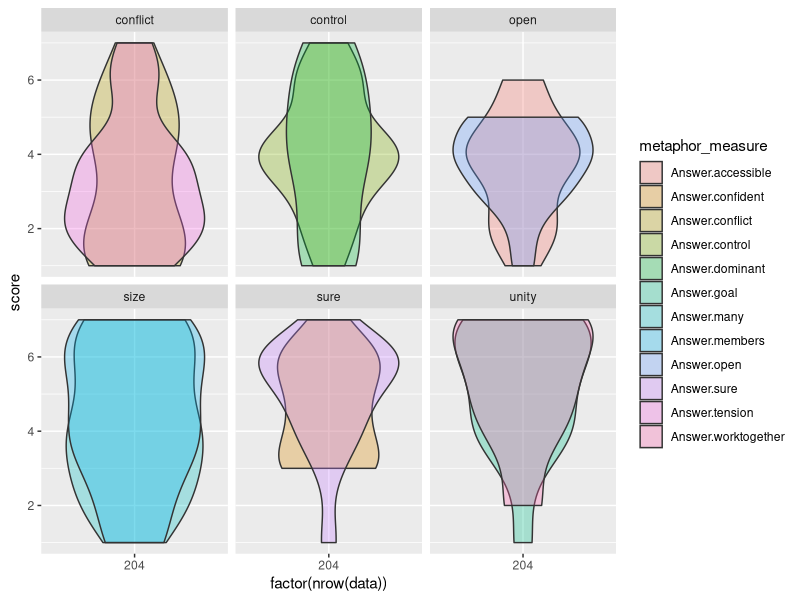
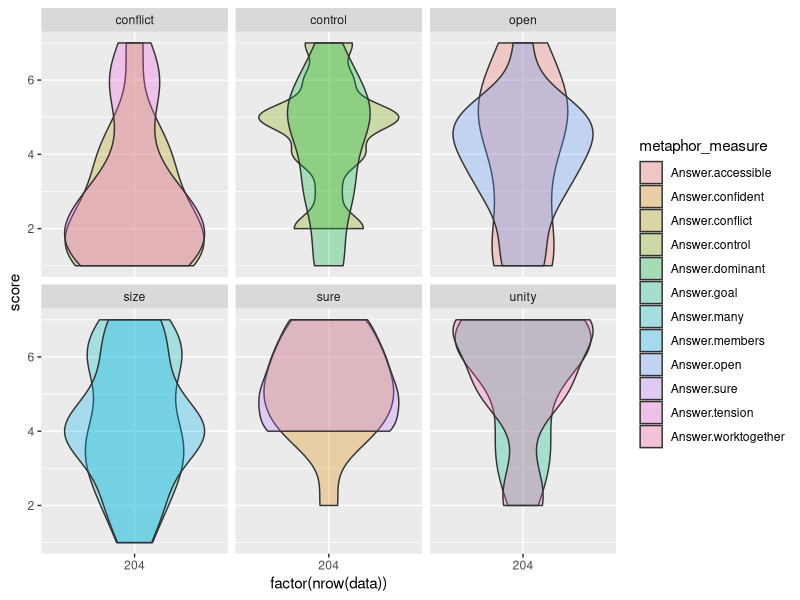
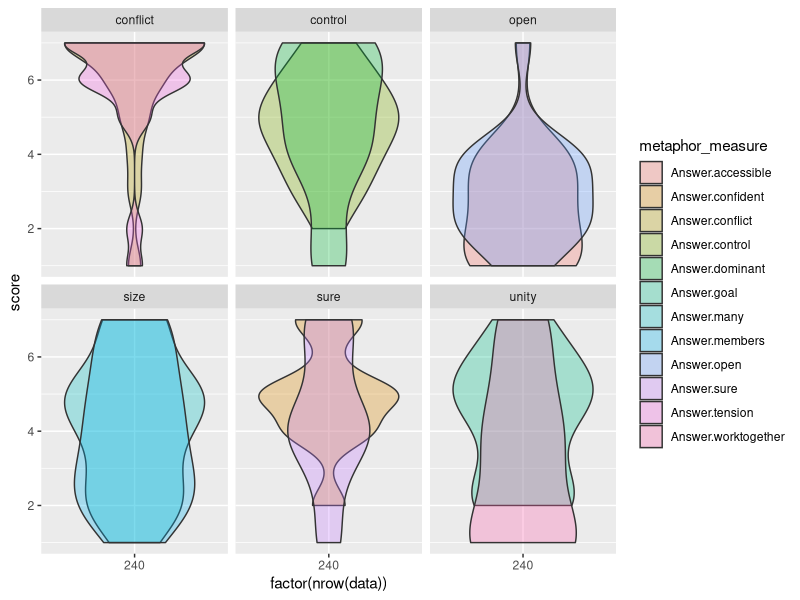
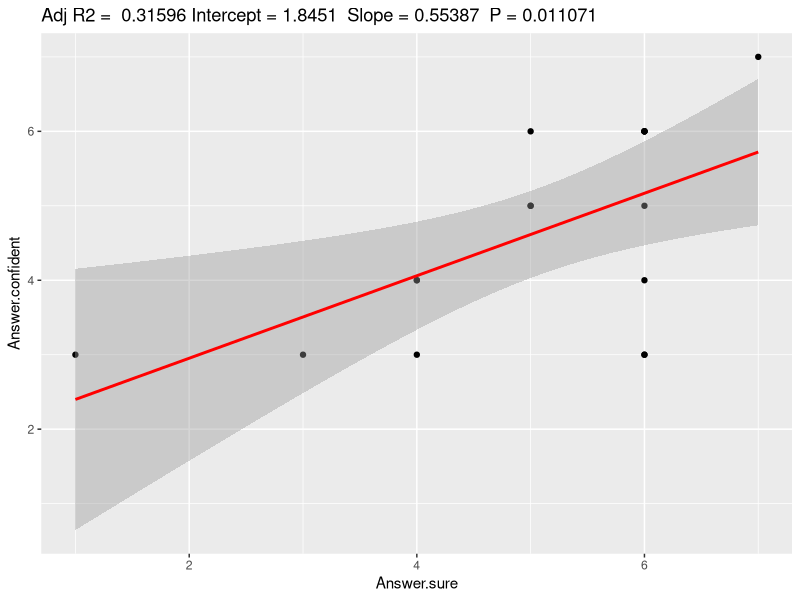
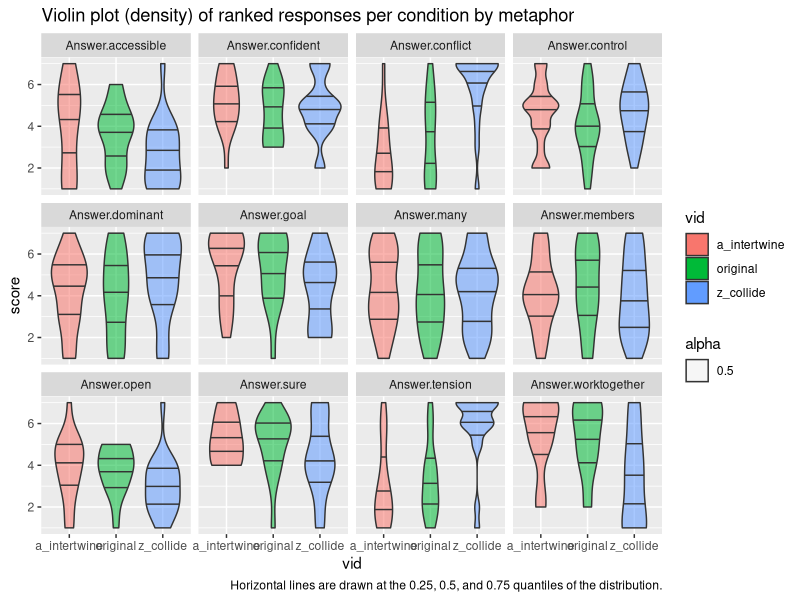
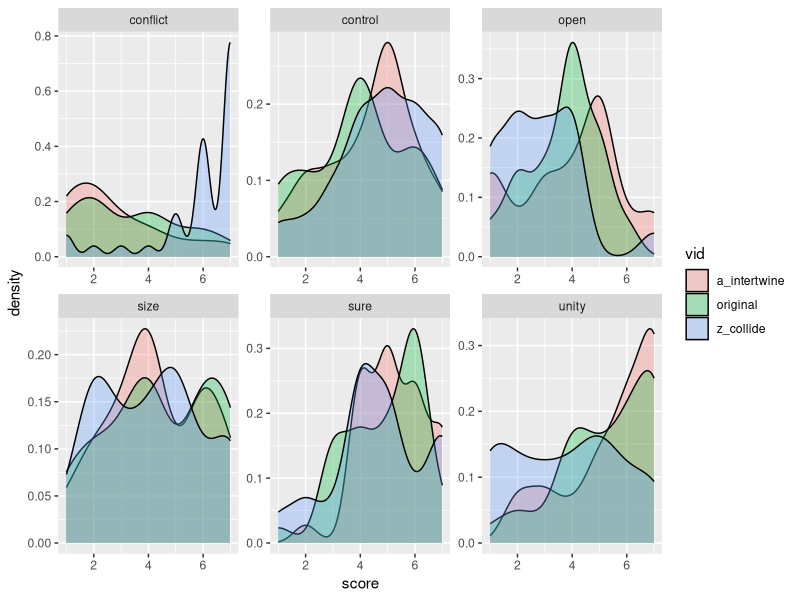

Write the R code that produced these figures, in order.
## ---- chunk 1
knitr::opts_chunk$set(echo = TRUE)
library(tidyverse)
library(ggplot2)
library(pwr)
library(ordinal)
## ---- chunk 2
xcdata <- read.csv('xc_pilot_fixed_questions.csv') %>%
  select(Answer.accessible, Answer.confident, Answer.conflict, Answer.control, 
         Answer.dominant, Answer.goal, Answer.many, Answer.members, 
         Answer.open, Answer.sure, Answer.tension, Answer.worktogether,
         Answer.vid_id)

u0 <- xcdata %>%
  filter(Answer.vid_id == 
           "https://s3.us-east-2.amazonaws.com/metaphoric-gestures-x-culture/western_gest_1-0.mov") %>%
  select(-Answer.vid_id)

u1 <- xcdata %>%
  filter(Answer.vid_id == 
           "https://s3.us-east-2.amazonaws.com/metaphoric-gestures-x-culture/western_gest_1-1.mov") %>%
  select(-Answer.vid_id)

u2 <- xcdata %>%
  filter(Answer.vid_id == 
           "https://s3.us-east-2.amazonaws.com/metaphoric-gestures-x-culture/western_gest_1-2.mov") %>%
  select(-Answer.vid_id)

e0 <- xcdata %>%
  filter(Answer.vid_id == 
           "https://s3.us-east-2.amazonaws.com/metaphoric-gestures-x-culture/western_gest_2-0.mov") %>%
  select(-Answer.vid_id)

e1 <- xcdata %>%
  filter(Answer.vid_id == 
           "https://s3.us-east-2.amazonaws.com/metaphoric-gestures-x-culture/western_gest_2-1.mov") %>%
  select(-Answer.vid_id)

e2 <- xcdata %>%
  filter(Answer.vid_id == 
           "https://s3.us-east-2.amazonaws.com/metaphoric-gestures-x-culture/western_gest_2-2.mov") %>%
  select(-Answer.vid_id)

a0 <- xcdata %>%
  filter(Answer.vid_id == 
           "https://s3.us-east-2.amazonaws.com/metaphoric-gestures-x-culture/western_gest_3-0.mov") %>%
  select(-Answer.vid_id)

a1 <- xcdata %>%
  filter(Answer.vid_id == 
           "https://s3.us-east-2.amazonaws.com/metaphoric-gestures-x-culture/western_gest_3-1.mov") %>%
  select(-Answer.vid_id)

a2 <- xcdata %>%
  filter(Answer.vid_id == 
           "https://s3.us-east-2.amazonaws.com/metaphoric-gestures-x-culture/western_gest_3-2.mov") %>%
  select(-Answer.vid_id)

u0_gathered <- u0 %>%
  gather("metaphor_measure", "score", 1:12) %>%
  select("metaphor_measure", "score")

u1_gathered <- u1 %>%
  gather("metaphor_measure", "score", 1:12) %>%
  select("metaphor_measure", "score")

u2_gathered <- u2 %>%
  gather("metaphor_measure", "score", 1:12) %>%
  select("metaphor_measure", "score")
## ---- chunk 3
add_groups <- function(data) {
  data$group <- ""
  for(row in 1:nrow(data)) {
    if (data$metaphor_measure[row] == "Answer.accessible") {
               data$group[row] <- "open"
    } else if (data$metaphor_measure[row] == "Answer.open") {
              data$group[row] <- "open"
    } else if (data$metaphor_measure[row] == "Answer.confident") {
              data$group[row] <- "sure"
    } else if (data$metaphor_measure[row] == "Answer.sure") {
              data$group[row] <- "sure"
    } else if (data$metaphor_measure[row] == "Answer.conflict") {
              data$group[row] <- "conflict"
    } else if (data$metaphor_measure[row] == "Answer.tension") {
              data$group[row] <- "conflict"
    } else if (data$metaphor_measure[row] == "Answer.control") {
               data$group[row] <- "control"
    } else if (data$metaphor_measure[row] == "Answer.dominant") {
              data$group[row] <- "control"
    } else if (data$metaphor_measure[row] == "Answer.goal") {
              data$group[row] <- "unity"
    } else if (data$metaphor_measure[row] == "Answer.worktogether") {
              data$group[row] <- "unity"
    } else if (data$metaphor_measure[row] == "Answer.many") {
              data$group[row] <- "size"
    } else if (data$metaphor_measure[row] == "Answer.members") {
              data$group[row] <- "size"              
    } else {
      # for some reason it's not recognizing the annoyed case, so let's throw it in the else
      # cause that seems safe.
      data$group[row] <- "other"
    }
  }
  return(data)
}

u0_grouped <- add_groups(u0_gathered)
u1_grouped <- add_groups(u1_gathered)
u2_grouped <- add_groups(u2_gathered)
## ---- chunk 4
create_grouped_overlay <- function(data) {
  p <- ggplot(data) + 
    aes(x=factor(nrow(data)),y=score,fill=metaphor_measure)+
    geom_violin(alpha=0.3,position="identity") +
    facet_wrap("group")  
  return(p)    
}
 
u0_grouped_overlay <- create_grouped_overlay(u0_grouped)
u1_grouped_overlay <- create_grouped_overlay(u1_grouped)
u2_grouped_overlay <- create_grouped_overlay(u2_grouped)
 
 
u0_grouped_overlay
u1_grouped_overlay 
u2_grouped_overlay
## ---- chunk 5
ggplotRegression <- function(fit){
  ggplot(fit$model, aes_string(x = names(fit$model)[2], y = names(fit$model)[1])) + 
    geom_point() +
    stat_smooth(method = "lm", col = "red") +
    labs(title = paste("Adj R2 = ",signif(summary(fit)$adj.r.squared, 5),
                       "Intercept =",signif(fit$coef[[1]],5 ),
                       " Slope =",signif(fit$coef[[2]], 5),
                       " P =",signif(summary(fit)$coef[2,4], 5)))
}

ggplotRegression(lm(Answer.confident ~ Answer.sure, data = u0))

lm(Answer.confident ~ Answer.sure, data = u0)[1][1]$coefficients[2]
## ---- chunk 6
##   Var1 Var2 value
## 1  mpg  mpg  1.00
## 2 disp  mpg -0.85
## 3   hp  mpg -0.78
## 4 drat  mpg  0.68
## 5   wt  mpg -0.87
## 6 qsec  mpg  0.42


## Go through and populate with metaphors and difference values
create_difference_matrix <- function(data) {
  difference_table <- data.frame(
    Question1 = c(""),
    Question2 = c(""),
    Rsq = c(""),
    stringsAsFactors=FALSE
  )
  
  metas = colnames(data)
  
  for(metaphor in metas) {
    for(meta in rev(metas)) {
      diff <- cor(data[meta], data[metaphor])
      row <- c(metaphor, meta, diff)
      difference_table <- rbind(difference_table, row)  
    }
  }
  
  # difference_matrix$Rsq <- as.numeric(as.character(difference_matrix$Rsq))
  difference_table <- difference_table[-1,]
  # there is some problem here with the difference numeric
  difference_table$Rsq <- as.numeric(as.character(difference_table$Rsq))
  #difference_table$difference <- scale_0_1(difference_table$difference)
  return(difference_table)
}

diff_mat_u0 <- create_difference_matrix(u0)
diff_mat_u0$vid = "u0"
diff_mat_u1 <- create_difference_matrix(u1)
diff_mat_u1$vid = "u1"
diff_mat_u2 <- create_difference_matrix(u2)
diff_mat_u2$vid = "u2"
## ---- chunk 7
plot_diff_matrix_purple <- function(matrix, t) {
  plot_diff_matrix(matrix, "darkorchid4", "aliceblue", "honeydew1", t)
}

plot_diff_matrix_green <- function(matrix, t) {
  plot_diff_matrix(matrix, "white", "darkgreen", "honeydew1", t)
}

plot_diff_matrix_pink <- function(matrix, t) {
  plot_diff_matrix(matrix, "aliceblue", "hotpink4", "mistyrose1", t)
}

plot_diff_matrix_blue <- function(matrix, t="") {
  plot_diff_matrix(matrix, "aliceblue", "royalblue4", "slategray2", title=t)
}

plot_diff_matrix <- function(matrix, low_col, high_col, mid_col, title) {
  p <- ggplot(data=matrix, aes(x=Question1, y=Question2, fill=Rsq)) + 
    geom_tile(color="white") +
    scale_fill_gradient2(low=low_col, high=high_col, mid=mid_col,
                         midpoint=0.25, space="Lab") +
    theme_minimal() +
    coord_fixed() +
    theme_bw() +
    theme(axis.text.x=element_text(angle=90),
        axis.ticks=element_blank(),
        axis.line=element_blank(),
        panel.border=element_blank(),
        panel.grid.major=element_line(color='#eeeeee')) +
      ggtitle(title)
  return(p)
}
## ---- chunk 8

plot_diff_matrix_help <- function(matrix, t="") {
  plot_diff_matrix(matrix, "palevioletred", "royalblue4", "aliceblue", title=t)
}

test <- plot_diff_matrix_help(rbind(diff_mat_u0, diff_mat_u1, diff_mat_u2), "Correlation of questions across single gesture for three conditions") + 
  facet_wrap("vid")
## ---- chunk 9
ub_named <- u0_gathered
ua_named <- u1_gathered
uc_named <- u2_gathered
ub_named$vid = "original"
ua_named$vid = "a_intertwine"
uc_named$vid = "z_collide"

ggplot(rbind(ua_named, ub_named, uc_named), aes(vid, score)) + 
  geom_violin(aes(fill=vid, alpha=0.5), scale="count", draw_quantiles = c(0.25, 0.5, 0.75)) +
  #geom_dotplot(aes(color=condition), binaxis='y', stackdir='center', dotsize=0.5) +
  facet_wrap(~metaphor_measure) + 
  labs(
    title = "Violin plot (density) of ranked responses per condition by metaphor"   ,
    caption = "Horizontal lines are drawn at the 0.25, 0.5, and 0.75 quantiles of the distribution."
  )
## ---- chunk 10
u0_grouped_named <- add_groups(ua_named)
u1_grouped_named <- add_groups(ub_named)
u2_grouped_named <- add_groups(uc_named)
## ---- chunk 11
p <- ggplot(rbind(u0_grouped_named, u1_grouped_named, u2_grouped_named), aes(x=score, fill=vid)) + 
    geom_density(alpha=0.3, stat="density", adjust=0.8) +
    facet_wrap(~group, scale="free")
p
## ---- chunk 12
## random helpers
gather_select <- function(d) {
  d <- d %>%
    gather("metaphor_measure", "score", 1:12) %>%
    select("metaphor_measure", "score")
}

do_the_thing <- function(d0, d1, d2) {
  d0_g <- gather_select(d0)
  d1_g <- gather_select(d1)
  d2_g <- gather_select(d2)
  d0_group <- add_groups(d0_g)
  d1_group <- add_groups(d1_g)
  d2_group <- add_groups(d2_g)
  d0_grouped_overlay <- create_grouped_overlay(d0_group)
  
}

do_the_thing(u0, u1, u2)
